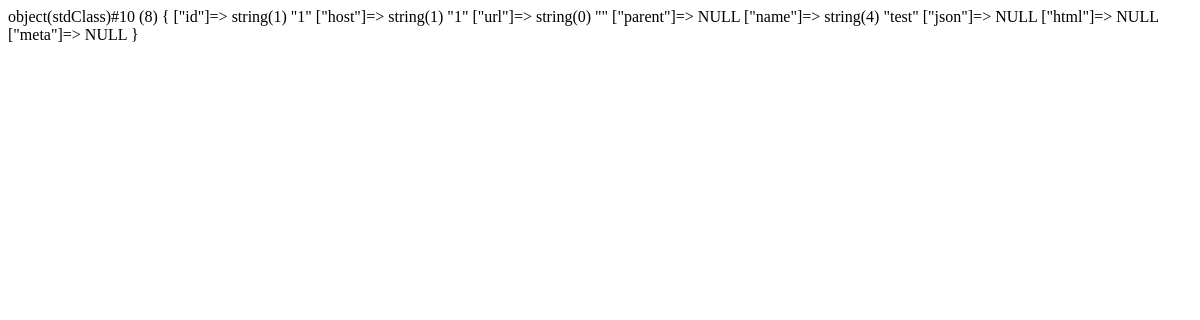
Before: / with the older database file.
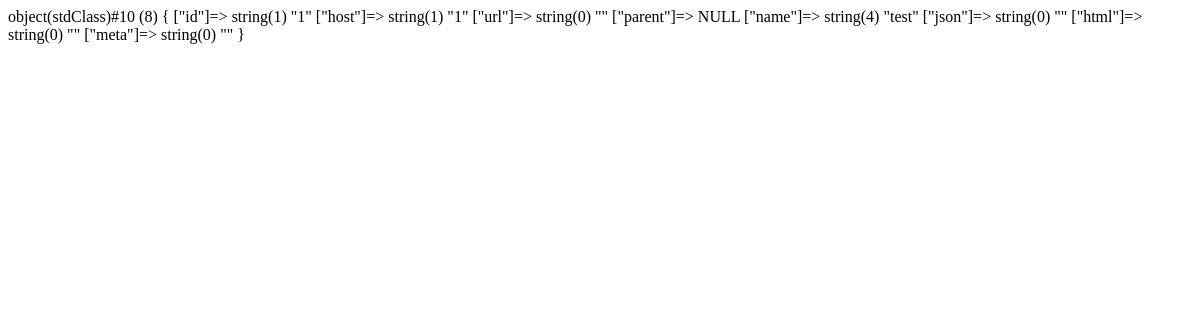
After: the same page with the newer database file.
### tables this page shows
CREATE TABLE page (
		id INTEGER PRIMARY KEY AUTOINCREMENT NOT NULL,
		host INTEGER NOT NULL REFERENCES host(id),
		url varchar(256) UNIQUE,
		parent INTEGER REFERENCES page(id),
		name varchar(128),
		json json,
		html text,
		meta json
	);

### classes/EPDO.php (called while the page is built, shortened)
<?php
class EPDO extends PDO {
	function queryrow($qry,$params=array()) {
		if (!$p=$this->prepare($qry)) {
			$e=$this->errorInfo();
			return;
		}
		if (!$p->execute($params)) {
			$e=$p->errorInfo();
		}
		$tmp=$p->fetch(PDO::FETCH_OBJ);
		return $tmp;
	}
};
?>

### head.php (called while the page is built, shortened)
<?php
$footer='<script src="https://cdnjs.cloudflare.com/ajax/libs/jquery/3.6.0/jquery.min.js"></script>';
$head=[];

### index.php (the view, shortened to what this page needs)
<?php
require 'head.php';
try {
	$db=new EPDO('db.ini');
	$url=isset($_GET['page']) ? $_GET['page'] : '';
	$_url=explode('/',$url);
	if ($_url[0]=='admin') {
		$page=new stdClass;
		require 'admin/index.php';
	}	else
	if ($page=$db->queryrow('select * from page where url = ?',[ $url ])) {
		var_dump($page);
	}	else {
		require 'db/db.php';
		exit;
	}
}	catch (PDOException $e) {
	require 'db/db.php';
	exit;
}	catch (Exception $e) {
	ob_clean();
	header("Content-Type: text/plain");
	echo $e;
	exit;
}
$html=ob_get_clean();
$template=file_get_contents('templates/template.html') or die(__LINE__);
$_templates=[
	'title'=>isset($page->name) ? $page->name : '?',
	'html'=>$html,
	'head'=>array_reduce($head,function($a,$b) {
		if (!is_null($a)) $a.="\n\t";
		return $a.'<link rel="stylesheet" href="'.$b.'">';
	}),
	'footer'=>$footer,
];
$template=preg_replace_callback('/\[([a-z]+)\]/i',function($match) use ($_templates) {
	if (isset($match[1])) return $_templates[$match[1]];
	return '?';
},$template);
echo $template;
?>

Changed rows visible on the page:
changed page: name "…[\"name\"]=> string(4) \"test\" [\"json\"]=> NULL [\"html\"]=> NULL [\"meta\"]=> NULL }" → "…[\"name\"]=> string(4) \"test\" [\"json\"]=> string(0) \"\" [\"html\"]=> string(0) \"\" [\"meta\"]=> string(0) \"\" }"
